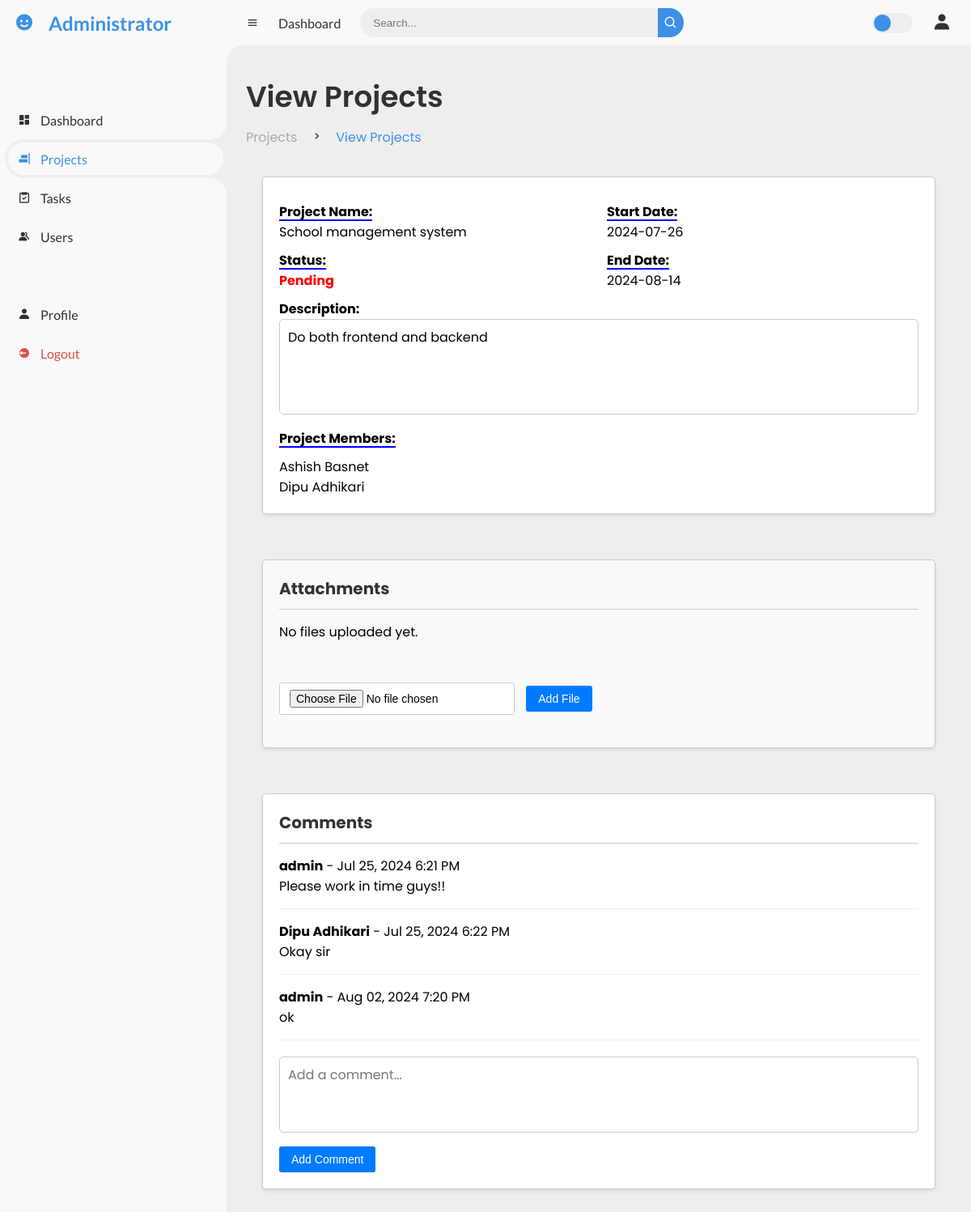
Screenshot of /includes/project_description.php?id=22 (signed in) with the database file from the repository.
### tables this page shows
CREATE TABLE `project_list` (
  `id` int(11) NOT NULL,
  `project_name` varchar(100) DEFAULT NULL,
  `status` enum('Pending','Process','Completed') NOT NULL DEFAULT 'Pending',
  `start_date` date NOT NULL,
  `end_date` date NOT NULL,
  `description` text NOT NULL,
  `user_id` int(11) DEFAULT NULL
);

CREATE TABLE `users` (
  `id` int(11) NOT NULL,
  `name` varchar(200) NOT NULL,
  `email` varchar(390) NOT NULL,
  `number` varchar(20) NOT NULL,
  `password` varchar(200) NOT NULL,
  `user_role` int(11) NOT NULL
);

CREATE TABLE `project_comments` (
  `id` int(11) NOT NULL,
  `project_id` int(11) DEFAULT NULL,
  `user_id` int(11) DEFAULT NULL,
  `comment` text DEFAULT NULL,
  `timestamp` timestamp NOT NULL DEFAULT current_timestamp()
);

### includes/dynamic_role_title.php (called while the page is built, shortened)
<?php
if (isset($_SESSION['user_role']) && isset($_SESSION['user_email'])) {
    $user_role = $_SESSION['user_role'];
    switch ($user_role) {
        case 1:
            $greeting = 'Administrator';
            break;
    }
} else {
    header("Location: user_login.php");
    exit;
}
?>

### includes/project_description.php (the view, shortened to what this page needs)
<?php
include "dynamic_role_title.php";
?>
<!DOCTYPE html>
<html lang="en">
<head>
    <link href='https://unpkg.com/boxicons@2.1.4/css/boxicons.min.css' rel='stylesheet'>
    <link rel="stylesheet" href="../CSS/user_dashboard.css">
</head>
<body>
    <section id="sidebar">
        <a class="brand" href="#">
            <i class="bx bxs-smile"></i><span class="text"><?php echo $greeting; ?></span>
        </a>
        <ul class="side-menu top">
            <li>
                <a href="admin_dashboard.php" class="sidebar-link" data-section="dashboard">
                    <i class='bx bxs-dashboard'></i>
                    <span class="text">Dashboard</span>
                </a>
            </li>
            <li class="active">
                <a href="projects.php" class="sidebar-link" data-section="projects">
                    <i class='bx bxs-objects-horizontal-right'></i>
                    <span class="text">Projects</span>
                </a>
            </li>
            <li>
                <a href="task.php" id="tasks-link">
                    <i class='bx bx-task'></i>
                    <span class="text">Tasks</span>
                </a>
            </li>
            <?php if ($_SESSION['user_role'] == 1) : ?>
                <li>
                    <a href="users.php">
                        <i class='bx bxs-group'></i>
                        <span class="text">Users</span>
                    </a>
                </li>
            <?php endif; ?>
        </ul>
        <ul class="side-menu">
            <li>
                <a href="profile.php" class="settings-link">
                    <i class='bx bxs-user'></i>
                    <span class="text">Profile</span>
                </a>
            </li>
            <li>
                <a href="user_login.php" class="logout">
                    <i class='bx bxs-log-out-circle'></i>
                    <span class="text">Logout</span>
                </a>
            </li>
        </ul>
    </section>
    <section id="content">
        <nav>
            <i class='bx bx-menu'></i>
            <a href="#" class="nav-link">Dashboard</a>
            <form action="#">
                <div class="form-input">
                    <input type="search" placeholder="Search...">
                    <button type="submit" class="search-btn"><i class='bx bx-search'></i></button>
                </div>
            </form>
            <label for="switch-mode" class="switch-mode"></label>
            <a href="profile.php" class="profile">
                <i class='bx bxs-user' style='font-size: 1.5em;'></i>
            </a>
        </nav>
        <main>
            <div class="head-title">
                <div class="left">
                    <h1>View Projects</h1>
                    <ul class="breadcrumb">
                        <li>
                            <a href="#">Projects</a>
                        </li>
                        <li><i class='bx bx-chevron-right'></i></li>
                        <li>
                            <a class="active" href="#">View Projects</a>
                        </li>
                    </ul>
                </div>
                <div class="project-details">
                    <?php
                    include 'connection.php';
                    if (isset($_GET['id'])) {
                        $projectId = $_GET['id'];
                        $sql = "SELECT * FROM project_list WHERE id = ?";
                        $stmt = $conn->prepare($sql);
                        $stmt->bind_param("i", $projectId);
                        $stmt->execute();
                        $result = $stmt->get_result();
                        if ($result->num_rows > 0) {
                            $projectDetails = $result->fetch_assoc();
                            $status = strtolower($projectDetails['status']);
                            if ($status === "completed") {
                                $statusClass = "completed";
                            } elseif ($status === "process") {
                                $statusClass = "process";
                            } elseif ($status === "pending") {
                                $statusClass = "pending";
                            } else {
                                $statusClass = "";
                            }
                            echo '<div class="name-status">';
                            echo '<div class="left">';
                            echo '<p><strong>Project Name:</strong><br> ' . htmlspecialchars($projectDetails['project_name']) . '</p>';
                            echo '<p><strong>Status:</strong><br> <span class="status ' . $statusClass . '">' . htmlspecialchars($projectDetails['status']) . '</span></p>';
                            echo '</div>';
                            echo '<div class="right">';
                            echo '<p><strong>Start Date:</strong><br> ' . htmlspecialchars($projectDetails['start_date']) . '</p>';
                            echo '<p><strong>End Date:</strong><br> ' . htmlspecialchars($projectDetails['end_date']) . '</p>';
                            echo '</div>';
                            echo '</div>';
                            echo '<label for="project-description"><strong>Description:</strong></label><br>';
                            echo '<textarea id="project-description" class="project-description" rows="4" readonly>' . htmlspecialchars($projectDetails['description']) . '</textarea>';
                            $sqlMembers = "SELECT u.id, u.name FROM project_team_members ptm
                         INNER JOIN users u ON ptm.user_id = u.id
                         WHERE ptm.project_id = ?";
                            $stmtMembers = $conn->prepare($sqlMembers);
                            $stmtMembers->bind_param("i", $projectId);
                            $stmtMembers->execute();
                            $resultMembers = $stmtMembers->get_result();
                            echo '<p><strong>Project Members:</strong></p>';
                            echo '<ul>';
                            while ($row = $resultMembers->fetch_assoc()) {
                                echo '<li>' . htmlspecialchars($row['name']) . '</li>';
                            }
                            echo '</ul>';
                        } else {
                            echo 'Project not found.';
                        }
                    } else {
                        echo 'Project ID not provided.';
                    }
                    ?>
                </div>
                <div class="files-section">
                    <h2>Attachments</h2>
                    <?php
                    include 'connection.php';
                    $sqlFiles = "SELECT id, file_name, file_path, upload_date FROM project_files WHERE project_id = ?";
                    $stmtFiles = $conn->prepare($sqlFiles);
                    $stmtFiles->bind_param("i", $projectId);
                    $stmtFiles->execute();
                    $resultFiles = $stmtFiles->get_result();
                    if ($resultFiles->num_rows > 0) {
                        echo '<ul>';
                        while ($row = $resultFiles->fetch_assoc()) {
                            echo '<li>';
                            echo '<div>';
                            echo '<a href="' . htmlspecialchars($row['file_path']) . '" target="_blank">' . htmlspecialchars($row['file_name']) . '</a>';
                            echo ' - Uploaded on ' . htmlspecialchars($row['upload_date']);
                            echo '</div>';
                            echo '<div class="file-actions">';
                            echo '<form action="file_delete.php" method="post">';
                            echo '<input type="hidden" name="file_id" value="' . htmlspecialchars($row['id']) . '">';
                            echo '<button type="submit" name="delete_file">Delete</button>';
                            echo '</form>';
                            echo '</div>';
                            echo '</li>';
                        }
                        echo '</ul>';
                    } else {
                        echo '<p>No files uploaded yet.</p>';
                    }
                    echo '<br><br>';
                    ?>
                    <form action="file_upload.php" method="post" enctype="multipart/form-data" class="add-file-form">
                        <input type="file" name="file" required>
                        <button type="submit">Add File</button>
                    </form>
                </div>
                <div class="comments-section">
                    <h2>Comments</h2>
                    <?php
                    include 'connection.php';
                    if (isset($_GET['id'])) {
                        $projectId = $_GET['id'];
                        $sqlComments = "SELECT pc.comment, pc.timestamp, u.name AS commenter FROM project_comments pc
    INNER JOIN users u ON pc.user_id = u.id
    WHERE pc.project_id = ?
    ORDER BY pc.timestamp ASC";
                        $stmtComments = $conn->prepare($sqlComments);
                        $stmtComments->bind_param("i", $projectId);
                        $stmtComments->execute();
                        $resultComments = $stmtComments->get_result();
                        echo '<ul>';
                        while ($row = $resultComments->fetch_assoc()) {
                            $formattedDateTime = date("M d, Y g:i A", strtotime($row['timestamp']));
                            echo '<li>';
                            echo '<p><strong>' . htmlspecialchars($row['commenter']) . '</strong> - ' . htmlspecialchars($formattedDateTime) . '</p>';
                            echo '<p>' . htmlspecialchars($row['comment']) . '</p>';
                            echo '</li>';
                        }
                        echo '</ul>';
                    }
                    ?>
                    <form action="add_comment.php" method="post" class="add-comment-form">
                        <textarea name="comment" placeholder="Add a comment..." rows="3" required></textarea><br>
                        <button type="submit">Add Comment</button>
                    </form>
                </div>
        </main>
    </section>
</body>
</html>

### includes/project_description.php (style rules this page uses)
.project-details { background-color: #fff; border: 1px solid #ccc; padding: 20px; border-radius: 5px; box-shadow: 0 2px 4px rgba(0, 0, 0, 0.1); max-width: 100%; width: calc(100% - 40px); margin: 20px; }
.project-details p { margin: 10px 0px; }
.project-details p strong { font-weight: bold; position: relative; }
.project-details p strong::after { content: ''; position: absolute; left: 0; bottom: 0px; width: 100%; height: 2px; background-color: blue; }
.project-details .status { font-weight: bold; }
.project-details .status.pending { color: red; }
.project-details textarea { width: 100%; padding: 10px; border: 1px solid #ccc; border-radius: 5px; resize: none; font-family: 'poppins'; font-size: 16px; line-height: 1.5; min-height: 100px; }
.project-details .name-status { display: flex; justify-content: space-between; align-items: flex-start; }
.project-details .name-status .left { width: 50%; padding-right: 10px; }
.project-details .name-status .right { width: 50%; padding-left: 10px; }
.comments-section { background-color: #fff; border: 1px solid #ccc; padding: 20px; border-radius: 5px; box-shadow: 0 2px 4px rgba(0, 0, 0, 0.1); max-width: 100%; width: calc(100% - 40px); margin: 20px; float: left; clear: both; box-sizing: border-box; }
.comments-section h2 { font-size: 20px; color: #333; border-bottom: 1px solid #ccc; padding-bottom: 10px; margin-bottom: 15px; }
.comments-section ul { list-style-type: none; padding: 0; }
.comments-section li { margin-bottom: 15px; padding-bottom: 15px; border-bottom: 1px solid #eee; }
.comments-section .add-comment-form { margin-top: 20px; }
.comments-section .add-comment-form textarea { width: 100%; padding: 10px; border: 1px solid #ccc; border-radius: 5px; resize: none; font-family: 'poppins'; font-size: 16px; line-height: 1.5; min-height: 80px; }
.comments-section .add-comment-form button { margin-top: 10px; padding: 8px 15px; background-color: #007bff; color: #fff; border: none; border-radius: 3px; cursor: pointer; font-size: 14px; }
.files-section { background-color: #f9f9f9; border: 1px solid #ccc; padding: 20px; border-radius: 5px; box-shadow: 0 2px 4px rgba(0, 0, 0, 0.1); max-width: 100%; width: calc(100% - 40px); margin: 20px; float: left; box-sizing: border-box; }
.files-section h2 { font-size: 20px; color: #333; border-bottom: 1px solid #ccc; padding-bottom: 10px; margin-bottom: 15px; }
.add-file-form { margin-bottom: 20px; }
.add-file-form input[type="file"] { margin-right: 10px; padding: 8px 12px; border: 1px solid #ccc; border-radius: 3px; background-color: #fff; font-size: 14px; line-height: 1.5; }
.add-file-form button { padding: 8px 15px; background-color: #007bff; color: #fff; border: none; border-radius: 3px; cursor: pointer; font-size: 14px; }

### rows the page displays
project_list: project_name "School management system", status "Pending", start_date "2024-07-26", end_date "2024-08-14", description "Do both frontend and backend"
users: name "Ashish Basnet"
users: name "Dipu Adhikari"
project_comments: user.name "admin", timestamp "Jul 25, 2024 6:21 PM", comment "Please work in time guys!!"
project_comments: user.name "Dipu Adhikari", timestamp "Jul 25, 2024 6:22 PM", comment "Okay sir"
project_comments: user.name "admin", timestamp "Aug 02, 2024 7:20 PM", comment "ok"

### other values shown
$greeting "Administrator"
